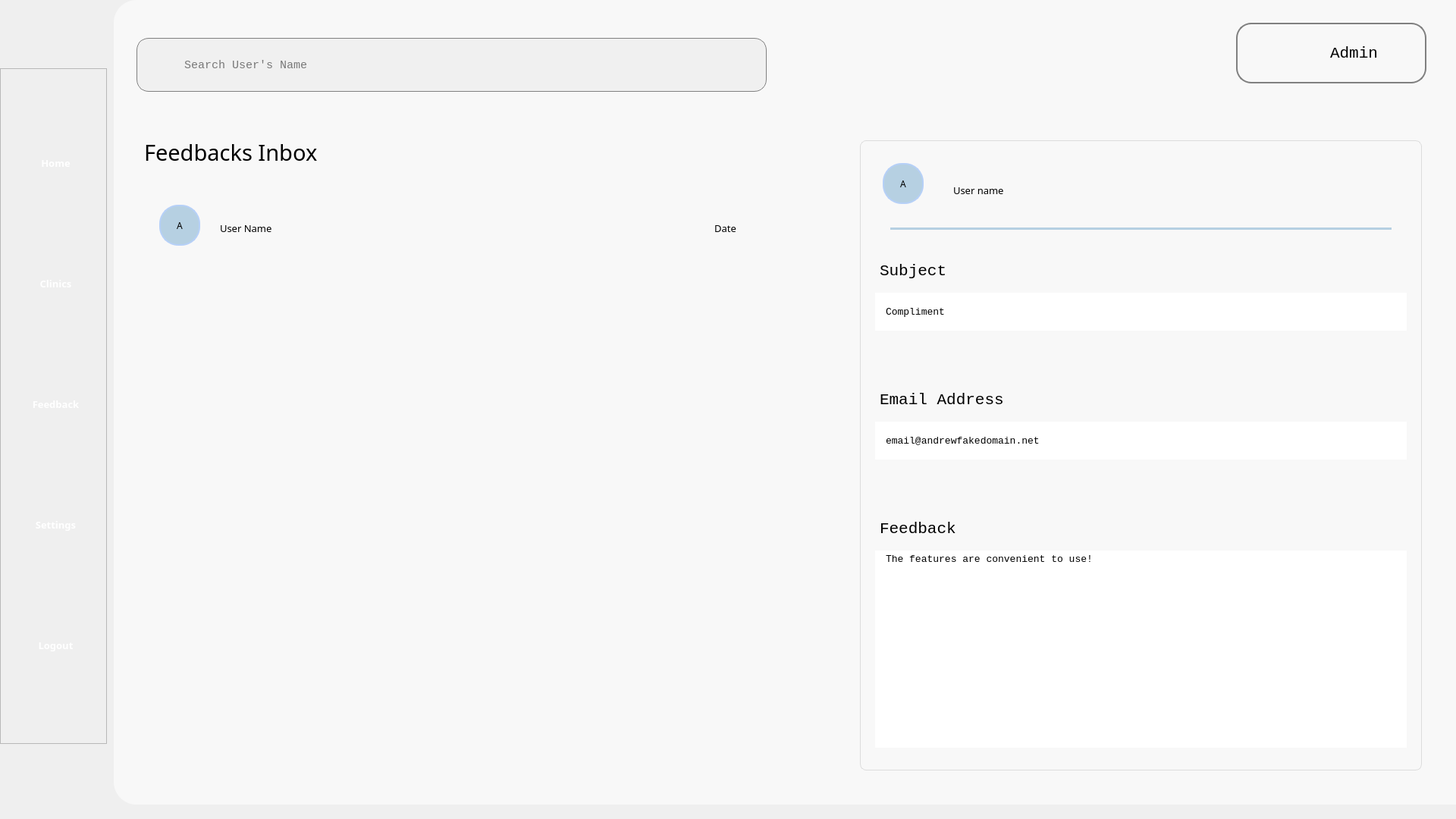
<?xml version="1.0" encoding="UTF-8"?>
<ui version="4.0">
 <class>Form</class>
 <widget class="QWidget" name="Form">
  <property name="geometry">
   <rect>
    <x>0</x>
    <y>0</y>
    <width>1920</width>
    <height>1080</height>
   </rect>
  </property>
  <property name="windowTitle">
   <string>Form</string>
  </property>
  <property name="styleSheet">
   <string notr="true">background-color: &quot;#B6D0E2&quot; </string>
  </property>
  <widget class="QWidget" name="background" native="true">
   <property name="geometry">
    <rect>
     <x>150</x>
     <y>0</y>
     <width>1771</width>
     <height>1061</height>
    </rect>
   </property>
   <property name="styleSheet">
    <string notr="true">background-color: #F8F8F8;
border-bottom-left-radius: 30px;
border-top-left-radius: 30px;
text-align: center;</string>
   </property>
   <widget class="QFrame" name="user_frame">
    <property name="geometry">
     <rect>
      <x>1480</x>
      <y>30</y>
      <width>251</width>
      <height>80</height>
     </rect>
    </property>
    <property name="styleSheet">
     <string notr="true">border-radius: 20px; border: 2px solid #808080</string>
    </property>
    <property name="frameShape">
     <enum>QFrame::StyledPanel</enum>
    </property>
    <property name="frameShadow">
     <enum>QFrame::Raised</enum>
    </property>
    <widget class="QLabel" name="profile_icon">
     <property name="geometry">
      <rect>
       <x>10</x>
       <y>10</y>
       <width>60</width>
       <height>60</height>
      </rect>
     </property>
     <property name="styleSheet">
      <string notr="true">border: none</string>
     </property>
     <property name="text">
      <string/>
     </property>
     <property name="pixmap">
      <pixmap>../Images/icon/profile_icon.png</pixmap>
     </property>
     <property name="scaledContents">
      <bool>true</bool>
     </property>
    </widget>
    <widget class="QPushButton" name="profile_btn">
     <property name="geometry">
      <rect>
       <x>120</x>
       <y>25</y>
       <width>71</width>
       <height>31</height>
      </rect>
     </property>
     <property name="font">
      <font>
       <family>Consolas</family>
       <pointsize>16</pointsize>
      </font>
     </property>
     <property name="styleSheet">
      <string notr="true">border: none</string>
     </property>
     <property name="text">
      <string>Admin</string>
     </property>
    </widget>
   </widget>
   <widget class="QLabel" name="feedback_label">
    <property name="geometry">
     <rect>
      <x>40</x>
      <y>170</y>
      <width>961</width>
      <height>61</height>
     </rect>
    </property>
    <property name="font">
     <font>
      <family>Cascadia Code</family>
      <pointsize>22</pointsize>
     </font>
    </property>
    <property name="text">
     <string>Feedbacks Inbox</string>
    </property>
    <property name="wordWrap">
     <bool>true</bool>
    </property>
   </widget>
   <widget class="QLineEdit" name="search">
    <property name="geometry">
     <rect>
      <x>30</x>
      <y>50</y>
      <width>831</width>
      <height>71</height>
     </rect>
    </property>
    <property name="font">
     <font>
      <family>Consolas</family>
      <pointsize>11</pointsize>
     </font>
    </property>
    <property name="styleSheet">
     <string notr="true">background-color: #f0f0f0; border-radius: 16px; padding: 60px; color: Black;
 background-image: url(&quot;C:/Users/Samantha Law/Documents/INTI/CAD/CallADoctor/CAD/Images/icon/search_icon.png&quot;); 
background-repeat: no-repeat; 
background-position: left center; 
background-size: 20px 20px; 
border: 1px solid gray;
</string>
    </property>
    <property name="text">
     <string/>
    </property>
    <property name="placeholderText">
     <string>Search User's Name</string>
    </property>
    <property name="clearButtonEnabled">
     <bool>false</bool>
    </property>
   </widget>
   <widget class="QFrame" name="fb_outer_frame">
    <property name="geometry">
     <rect>
      <x>979</x>
      <y>180</y>
      <width>751</width>
      <height>841</height>
     </rect>
    </property>
    <property name="styleSheet">
     <string notr="true">border: 1px solid #dcdcdc; border-radius: 8px; margin: 5px;</string>
    </property>
    <property name="frameShape">
     <enum>QFrame::StyledPanel</enum>
    </property>
    <property name="frameShadow">
     <enum>QFrame::Raised</enum>
    </property>
    <widget class="QFrame" name="fb_inner_frame">
     <property name="geometry">
      <rect>
       <x>20</x>
       <y>20</y>
       <width>711</width>
       <height>791</height>
      </rect>
     </property>
     <property name="styleSheet">
      <string notr="true"> border: none; background-color: transparent;</string>
     </property>
     <property name="frameShape">
      <enum>QFrame::StyledPanel</enum>
     </property>
     <property name="frameShadow">
      <enum>QFrame::Raised</enum>
     </property>
     <widget class="QWidget" name="layoutWidget">
      <property name="geometry">
       <rect>
        <x>0</x>
        <y>140</y>
        <width>715</width>
        <height>651</height>
       </rect>
      </property>
      <layout class="QVBoxLayout" name="verticalLayout_2">
       <item>
        <layout class="QVBoxLayout" name="subject_layout">
         <item>
          <widget class="QLabel" name="subject_label">
           <property name="minimumSize">
            <size>
             <width>711</width>
             <height>0</height>
            </size>
           </property>
           <property name="maximumSize">
            <size>
             <width>711</width>
             <height>16777215</height>
            </size>
           </property>
           <property name="font">
            <font>
             <family>Consolas</family>
             <pointsize>16</pointsize>
            </font>
           </property>
           <property name="text">
            <string>Subject</string>
           </property>
           <property name="wordWrap">
            <bool>true</bool>
           </property>
          </widget>
         </item>
         <item>
          <widget class="QLabel" name="subject_display">
           <property name="minimumSize">
            <size>
             <width>711</width>
             <height>60</height>
            </size>
           </property>
           <property name="maximumSize">
            <size>
             <width>711</width>
             <height>60</height>
            </size>
           </property>
           <property name="font">
            <font>
             <family>Consolas</family>
             <pointsize>10</pointsize>
            </font>
           </property>
           <property name="styleSheet">
            <string notr="true">background-color: white; border: none; border-radius: 0; padding-left: 10px;</string>
           </property>
           <property name="text">
            <string>Compliment</string>
           </property>
           <property name="scaledContents">
            <bool>false</bool>
           </property>
           <property name="wordWrap">
            <bool>false</bool>
           </property>
          </widget>
         </item>
        </layout>
       </item>
       <item>
        <spacer name="verticalSpacer">
         <property name="minimumSize">
          <size>
           <width>711</width>
           <height>0</height>
          </size>
         </property>
         <property name="maximumSize">
          <size>
           <width>711</width>
           <height>16777215</height>
          </size>
         </property>
         <property name="orientation">
          <enum>Qt::Vertical</enum>
         </property>
         <property name="sizeHint" stdset="0">
          <size>
           <width>20</width>
           <height>40</height>
          </size>
         </property>
        </spacer>
       </item>
       <item>
        <layout class="QVBoxLayout" name="email_layout">
         <item>
          <widget class="QLabel" name="email_label">
           <property name="minimumSize">
            <size>
             <width>711</width>
             <height>0</height>
            </size>
           </property>
           <property name="maximumSize">
            <size>
             <width>711</width>
             <height>16777215</height>
            </size>
           </property>
           <property name="font">
            <font>
             <family>Consolas</family>
             <pointsize>16</pointsize>
            </font>
           </property>
           <property name="text">
            <string>Email Address</string>
           </property>
           <property name="wordWrap">
            <bool>true</bool>
           </property>
          </widget>
         </item>
         <item>
          <widget class="QLabel" name="email_display">
           <property name="minimumSize">
            <size>
             <width>711</width>
             <height>60</height>
            </size>
           </property>
           <property name="maximumSize">
            <size>
             <width>711</width>
             <height>60</height>
            </size>
           </property>
           <property name="font">
            <font>
             <family>Consolas</family>
             <pointsize>10</pointsize>
            </font>
           </property>
           <property name="styleSheet">
            <string notr="true">background-color: white; border: none; border-radius: 0; padding-left: 10px;</string>
           </property>
           <property name="text">
            <string>email@andrewfakedomain.net</string>
           </property>
          </widget>
         </item>
        </layout>
       </item>
       <item>
        <spacer name="verticalSpacer_2">
         <property name="minimumSize">
          <size>
           <width>711</width>
           <height>0</height>
          </size>
         </property>
         <property name="maximumSize">
          <size>
           <width>711</width>
           <height>16777215</height>
          </size>
         </property>
         <property name="orientation">
          <enum>Qt::Vertical</enum>
         </property>
         <property name="sizeHint" stdset="0">
          <size>
           <width>20</width>
           <height>40</height>
          </size>
         </property>
        </spacer>
       </item>
       <item>
        <layout class="QVBoxLayout" name="feeback_layout">
         <item>
          <widget class="QLabel" name="feedback_label_2">
           <property name="minimumSize">
            <size>
             <width>711</width>
             <height>0</height>
            </size>
           </property>
           <property name="maximumSize">
            <size>
             <width>711</width>
             <height>16777215</height>
            </size>
           </property>
           <property name="font">
            <font>
             <family>Consolas</family>
             <pointsize>16</pointsize>
            </font>
           </property>
           <property name="text">
            <string>Feedback</string>
           </property>
           <property name="wordWrap">
            <bool>true</bool>
           </property>
          </widget>
         </item>
         <item>
          <widget class="QLabel" name="feedback_display">
           <property name="minimumSize">
            <size>
             <width>711</width>
             <height>270</height>
            </size>
           </property>
           <property name="maximumSize">
            <size>
             <width>711</width>
             <height>270</height>
            </size>
           </property>
           <property name="font">
            <font>
             <family>Consolas</family>
             <pointsize>10</pointsize>
            </font>
           </property>
           <property name="styleSheet">
            <string notr="true">background-color: white; border: none; border-radius: 0; padding-left: 10px;</string>
           </property>
           <property name="text">
            <string>The features are convenient to use!</string>
           </property>
           <property name="alignment">
            <set>Qt::AlignLeading|Qt::AlignLeft|Qt::AlignTop</set>
           </property>
          </widget>
         </item>
        </layout>
       </item>
      </layout>
     </widget>
     <widget class="QLabel" name="user_logo">
      <property name="geometry">
       <rect>
        <x>10</x>
        <y>10</y>
        <width>64</width>
        <height>64</height>
       </rect>
      </property>
      <property name="font">
       <font>
        <family>Cascadia Code</family>
        <pointsize>9</pointsize>
       </font>
      </property>
      <property name="styleSheet">
       <string notr="true">background-color: #B6D0E2; /* Fill color */
border-radius: 25px; /* Radius to make it round */
border: 2px solid #B6D0F7; /*  Border color and thickness */
min-width: 50px; /* Ensure the QLabel is a circle */
min-height: 50px; /* Ensure the QLabel is a circle */
max-width: 50px; /* Ensure the QLabel is a circle */
max-height: 50px; /* Ensure the QLabel is a circle */</string>
      </property>
      <property name="text">
       <string>A</string>
      </property>
      <property name="alignment">
       <set>Qt::AlignCenter</set>
      </property>
     </widget>
     <widget class="QLabel" name="user_name">
      <property name="geometry">
       <rect>
        <x>100</x>
        <y>30</y>
        <width>301</width>
        <height>41</height>
       </rect>
      </property>
      <property name="font">
       <font>
        <family>Cascadia Code</family>
        <pointsize>10</pointsize>
       </font>
      </property>
      <property name="styleSheet">
       <string notr="true">border : none;
</string>
      </property>
      <property name="text">
       <string>User name</string>
      </property>
     </widget>
     <widget class="QFrame" name="line">
      <property name="geometry">
       <rect>
        <x>20</x>
        <y>100</y>
        <width>671</width>
        <height>3</height>
       </rect>
      </property>
      <property name="minimumSize">
       <size>
        <width>357</width>
        <height>3</height>
       </size>
      </property>
      <property name="maximumSize">
       <size>
        <width>16777215</width>
        <height>3</height>
       </size>
      </property>
      <property name="styleSheet">
       <string notr="true">background-color: #B6D0E2; border: none;</string>
      </property>
      <property name="frameShape">
       <enum>QFrame::StyledPanel</enum>
      </property>
      <property name="frameShadow">
       <enum>QFrame::Raised</enum>
      </property>
     </widget>
    </widget>
   </widget>
   <widget class="QScrollArea" name="scrollArea">
    <property name="geometry">
     <rect>
      <x>30</x>
      <y>250</y>
      <width>891</width>
      <height>781</height>
     </rect>
    </property>
    <property name="widgetResizable">
     <bool>true</bool>
    </property>
    <widget class="QWidget" name="scrollAreaWidgetContents">
     <property name="geometry">
      <rect>
       <x>0</x>
       <y>0</y>
       <width>891</width>
       <height>781</height>
      </rect>
     </property>
     <widget class="QFrame" name="fb_frame">
      <property name="geometry">
       <rect>
        <x>20</x>
        <y>10</y>
        <width>801</width>
        <height>81</height>
       </rect>
      </property>
      <property name="frameShape">
       <enum>QFrame::StyledPanel</enum>
      </property>
      <property name="frameShadow">
       <enum>QFrame::Raised</enum>
      </property>
      <widget class="QLabel" name="user_name_label">
       <property name="geometry">
        <rect>
         <x>90</x>
         <y>30</y>
         <width>431</width>
         <height>21</height>
        </rect>
       </property>
       <property name="minimumSize">
        <size>
         <width>431</width>
         <height>0</height>
        </size>
       </property>
       <property name="maximumSize">
        <size>
         <width>431</width>
         <height>16777215</height>
        </size>
       </property>
       <property name="font">
        <font>
         <family>Cascadia Code</family>
         <pointsize>10</pointsize>
        </font>
       </property>
       <property name="styleSheet">
        <string notr="true">border : none;
</string>
       </property>
       <property name="text">
        <string>User Name</string>
       </property>
      </widget>
      <widget class="QLabel" name="user_logo_label">
       <property name="geometry">
        <rect>
         <x>10</x>
         <y>10</y>
         <width>54</width>
         <height>54</height>
        </rect>
       </property>
       <property name="font">
        <font>
         <family>Cascadia Code</family>
         <pointsize>9</pointsize>
        </font>
       </property>
       <property name="styleSheet">
        <string notr="true">background-color: #B6D0E2; 
border-radius: 25px; 
border: 2px solid #B6D0F7; 
min-width: 50px; 
min-height: 50px; 
max-width: 50px;
max-height: 50px; </string>
       </property>
       <property name="text">
        <string>A</string>
       </property>
       <property name="alignment">
        <set>Qt::AlignCenter</set>
       </property>
      </widget>
      <widget class="QLabel" name="user_name_label_2">
       <property name="geometry">
        <rect>
         <x>580</x>
         <y>30</y>
         <width>191</width>
         <height>21</height>
        </rect>
       </property>
       <property name="minimumSize">
        <size>
         <width>191</width>
         <height>0</height>
        </size>
       </property>
       <property name="maximumSize">
        <size>
         <width>191</width>
         <height>16777215</height>
        </size>
       </property>
       <property name="font">
        <font>
         <family>Cascadia Code</family>
         <pointsize>10</pointsize>
        </font>
       </property>
       <property name="layoutDirection">
        <enum>Qt::LeftToRight</enum>
       </property>
       <property name="styleSheet">
        <string notr="true">border : none;
</string>
       </property>
       <property name="text">
        <string>Date</string>
       </property>
       <property name="alignment">
        <set>Qt::AlignRight|Qt::AlignTrailing|Qt::AlignVCenter</set>
       </property>
      </widget>
     </widget>
    </widget>
   </widget>
  </widget>
  <widget class="QFrame" name="frame">
   <property name="geometry">
    <rect>
     <x>0</x>
     <y>90</y>
     <width>141</width>
     <height>891</height>
    </rect>
   </property>
   <property name="frameShape">
    <enum>QFrame::StyledPanel</enum>
   </property>
   <property name="frameShadow">
    <enum>QFrame::Raised</enum>
   </property>
   <widget class="QWidget" name="layoutWidget_2">
    <property name="geometry">
     <rect>
      <x>31</x>
      <y>20</y>
      <width>87</width>
      <height>851</height>
     </rect>
    </property>
    <layout class="QVBoxLayout" name="verticalLayout">
     <item>
      <widget class="QToolButton" name="home_navigation">
       <property name="enabled">
        <bool>true</bool>
       </property>
       <property name="sizePolicy">
        <sizepolicy hsizetype="Fixed" vsizetype="Fixed">
         <horstretch>0</horstretch>
         <verstretch>0</verstretch>
        </sizepolicy>
       </property>
       <property name="minimumSize">
        <size>
         <width>85</width>
         <height>96</height>
        </size>
       </property>
       <property name="maximumSize">
        <size>
         <width>85</width>
         <height>96</height>
        </size>
       </property>
       <property name="font">
        <font>
         <family>Source Sans Pro Semibold</family>
         <pointsize>10</pointsize>
         <weight>75</weight>
         <bold>true</bold>
        </font>
       </property>
       <property name="styleSheet">
        <string notr="true">border: none; 
color: white;</string>
       </property>
       <property name="text">
        <string>   Home   </string>
       </property>
       <property name="icon">
        <iconset>
         <normaloff>../Images/nav_images/home_page_icon.png</normaloff>../Images/nav_images/home_page_icon.png</iconset>
       </property>
       <property name="iconSize">
        <size>
         <width>70</width>
         <height>70</height>
        </size>
       </property>
       <property name="toolButtonStyle">
        <enum>Qt::ToolButtonTextUnderIcon</enum>
       </property>
      </widget>
     </item>
     <item>
      <widget class="QToolButton" name="clinic_navigation">
       <property name="enabled">
        <bool>true</bool>
       </property>
       <property name="sizePolicy">
        <sizepolicy hsizetype="Fixed" vsizetype="Fixed">
         <horstretch>0</horstretch>
         <verstretch>0</verstretch>
        </sizepolicy>
       </property>
       <property name="minimumSize">
        <size>
         <width>85</width>
         <height>96</height>
        </size>
       </property>
       <property name="maximumSize">
        <size>
         <width>85</width>
         <height>96</height>
        </size>
       </property>
       <property name="font">
        <font>
         <family>Source Sans Pro Semibold</family>
         <pointsize>10</pointsize>
         <weight>75</weight>
         <bold>true</bold>
        </font>
       </property>
       <property name="styleSheet">
        <string notr="true">border: none; 
color: white;</string>
       </property>
       <property name="text">
        <string>Clinics</string>
       </property>
       <property name="icon">
        <iconset>
         <normaloff>../Images/nav_images/services_icon.png</normaloff>../Images/nav_images/services_icon.png</iconset>
       </property>
       <property name="iconSize">
        <size>
         <width>70</width>
         <height>70</height>
        </size>
       </property>
       <property name="toolButtonStyle">
        <enum>Qt::ToolButtonTextUnderIcon</enum>
       </property>
      </widget>
     </item>
     <item>
      <widget class="QToolButton" name="feedback_navigation">
       <property name="enabled">
        <bool>true</bool>
       </property>
       <property name="sizePolicy">
        <sizepolicy hsizetype="Fixed" vsizetype="Fixed">
         <horstretch>0</horstretch>
         <verstretch>0</verstretch>
        </sizepolicy>
       </property>
       <property name="minimumSize">
        <size>
         <width>85</width>
         <height>96</height>
        </size>
       </property>
       <property name="maximumSize">
        <size>
         <width>85</width>
         <height>96</height>
        </size>
       </property>
       <property name="font">
        <font>
         <family>Source Sans Pro Semibold</family>
         <pointsize>10</pointsize>
         <weight>75</weight>
         <bold>true</bold>
        </font>
       </property>
       <property name="styleSheet">
        <string notr="true">border: none; 
color: white;</string>
       </property>
       <property name="text">
        <string>Feedback</string>
       </property>
       <property name="icon">
        <iconset>
         <normaloff>../Images/nav_images/feedback_icon.png</normaloff>../Images/nav_images/feedback_icon.png</iconset>
       </property>
       <property name="iconSize">
        <size>
         <width>70</width>
         <height>70</height>
        </size>
       </property>
       <property name="toolButtonStyle">
        <enum>Qt::ToolButtonTextUnderIcon</enum>
       </property>
      </widget>
     </item>
     <item>
      <widget class="QToolButton" name="settings_navigation">
       <property name="enabled">
        <bool>true</bool>
       </property>
       <property name="sizePolicy">
        <sizepolicy hsizetype="Fixed" vsizetype="Fixed">
         <horstretch>0</horstretch>
         <verstretch>0</verstretch>
        </sizepolicy>
       </property>
       <property name="minimumSize">
        <size>
         <width>85</width>
         <height>96</height>
        </size>
       </property>
       <property name="maximumSize">
        <size>
         <width>85</width>
         <height>96</height>
        </size>
       </property>
       <property name="font">
        <font>
         <family>Source Sans Pro Semibold</family>
         <pointsize>10</pointsize>
         <weight>75</weight>
         <bold>true</bold>
        </font>
       </property>
       <property name="styleSheet">
        <string notr="true">border: none; 
color: white;</string>
       </property>
       <property name="text">
        <string>Settings</string>
       </property>
       <property name="icon">
        <iconset>
         <normaloff>../Images/nav_images/settings_page_icon.png</normaloff>../Images/nav_images/settings_page_icon.png</iconset>
       </property>
       <property name="iconSize">
        <size>
         <width>70</width>
         <height>70</height>
        </size>
       </property>
       <property name="toolButtonStyle">
        <enum>Qt::ToolButtonTextUnderIcon</enum>
       </property>
      </widget>
     </item>
     <item>
      <widget class="QToolButton" name="logout_navigation">
       <property name="enabled">
        <bool>true</bool>
       </property>
       <property name="sizePolicy">
        <sizepolicy hsizetype="Fixed" vsizetype="Fixed">
         <horstretch>0</horstretch>
         <verstretch>0</verstretch>
        </sizepolicy>
       </property>
       <property name="minimumSize">
        <size>
         <width>85</width>
         <height>96</height>
        </size>
       </property>
       <property name="maximumSize">
        <size>
         <width>85</width>
         <height>96</height>
        </size>
       </property>
       <property name="font">
        <font>
         <family>Source Sans Pro Semibold</family>
         <pointsize>10</pointsize>
         <weight>75</weight>
         <bold>true</bold>
        </font>
       </property>
       <property name="styleSheet">
        <string notr="true">border: none; 
color: white;</string>
       </property>
       <property name="text">
        <string>Logout</string>
       </property>
       <property name="icon">
        <iconset>
         <normaloff>../Images/nav_images/logout_icon.png</normaloff>../Images/nav_images/logout_icon.png</iconset>
       </property>
       <property name="iconSize">
        <size>
         <width>70</width>
         <height>70</height>
        </size>
       </property>
       <property name="toolButtonStyle">
        <enum>Qt::ToolButtonTextUnderIcon</enum>
       </property>
      </widget>
     </item>
    </layout>
   </widget>
  </widget>
 </widget>
 <resources/>
 <connections/>
</ui>
